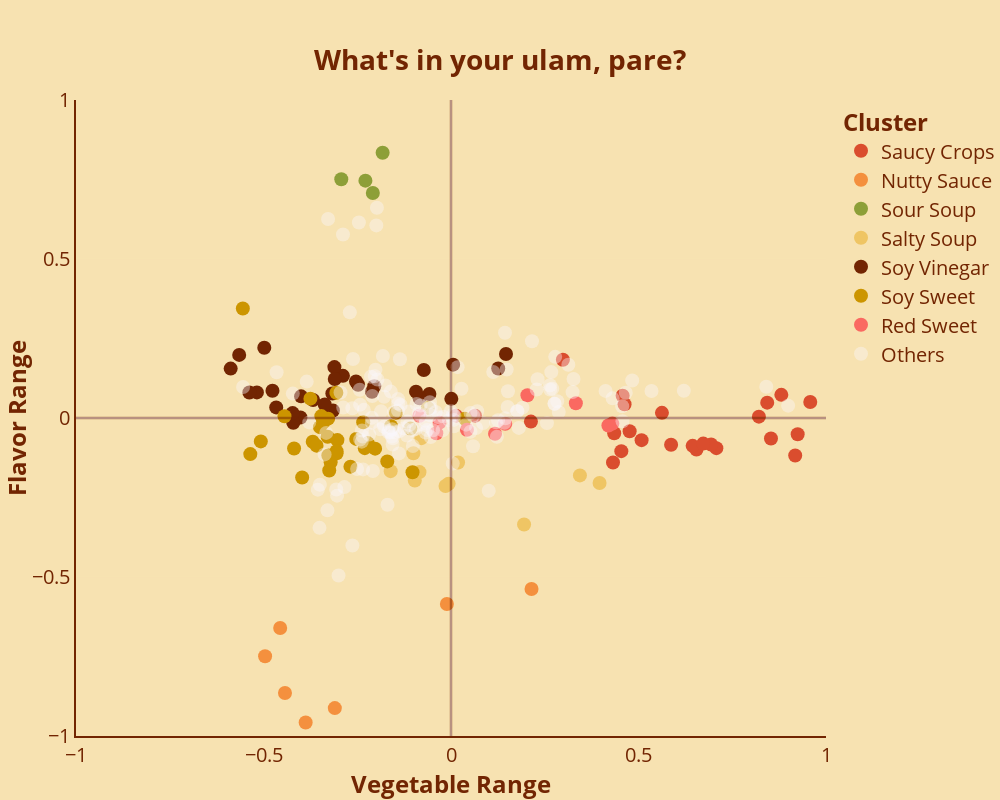

The notebook cell this image was saved under:
### Code cell
data = X_new_df
x = 'SV2'
y = 'SV5'
c = 'cluster_names'
tooltip = ['Dish Name']
y_ref = 0
x_ref = 0

fig = px.scatter(data.sort_values('cluster_names'),
                 x=x,
                 y=y,
                 color=c,
                 hover_data=tooltip,
                 labels={
                     x: '<b>Vegetable Range</b>',
                     y: '<b>Flavor Range</b>',
                     c: '<b>Cluster</b>',
                     'Dish Name': '<b>Dish Name</b>'},
                 color_discrete_map=cmap,
                 width=1000, height=800)
fig.update_traces(marker={'size': 14})
fig.for_each_trace(lambda t: t.update(textfont_color='#99D072',
                                       textposition='top right'))
fig.add_shape(
    yref='y',
    y0=y_ref,
    y1=y_ref,   # adding a horizontal line at Y = 1
    xref='paper',
    x0=0,
    x1=1,
    line=dict(
        color='rgba(114, 37, 2, 0.5)',
        width=2.5)
)
fig.add_shape(
    type='line',
    yref='paper',
    y0=0,
    y1=1,
    xref='x',
    x0=x_ref,
    x1=x_ref,
    line=dict(
        color='rgba(114, 37, 2, 0.5)',
        width=2.5)
)
fig.update_layout(
    title={'text': f"<b>What's in your ulam, pare?</b>",
           'xanchor': 'center',
           'yanchor': 'top',
           'x': 0.5},
    margin=dict(l=0, r=0, t=100, b=0),
    font={'size': 20, 'color': '#722502'},
    plot_bgcolor='#F7E2B1',
    xaxis_range=[-1, 1],
    yaxis_range=[-1, 1],
    paper_bgcolor='#F7E2B1'
)
fig.update_xaxes(showline=True, linewidth=2, linecolor='#722502', gridcolor='#F7E2B1')
fig.update_yaxes(showline=True, linewidth=2, linecolor='#722502', gridcolor='#F7E2B1')
fig.show()

### Figure 1 — Plotly figure (JSON) as saved in the notebook; plotly's stock layout.template omitted (floating-point values rounded to 4 significant figures; data arrays with more than 128 entries replaced by an {"elided": "..."} marker saying what was removed)
{"data": [{"customdata": [["Sinarsahang Manok"], ["Pork Menudo with Ham Recipe"], ["Afritadang Baboy Recipe"], ["Special Pork Kaldereta"], ["Calderetang Baboy Recipe"], ["Spicy Pork Kaldereta"], ["Pork Kaldereta sa Gata"], ["Healthy Chicken Menudo"], ["Pinoy Pork and Chicken Curry"], ["Spareribs Kaldereta"], ["Pork Menudo sa Gata"], ["Pork Caldereta Recipe"], ["Chicken Afritada with Bell Pepper"], ["Special Chicken Embutido Recipe (Filipino Chicken Meatloaf)"], ["Chicken Curry"], ["Sarciadong Manok"], ["Chicken Caldereta"], ["Pork Mechado Recipe"], ["KBL (Kadyos, Baboy, at Langka) Recipe"], ["Pinoy Chicken Curry Recipe"], ["How To Cook Beef Kaldereta"], ["Beef Kaldereta sa Gata with Peanut Butter"], ["Beef Kaldereta Recipe"], ["Pininyahang Manok sa Gata (Pineapple Chicken in Coconut Milk)"], ["Mechadong Baka Recipe"], ["Chicken Igado"], ["Pineapple Chicken Afritada"]], "hovertemplate": "<b>Cluster</b>=Saucy Crops<br><b>Vegetable Range</b>=%{x}<br><b>Flavor Range</b>=%{y}<br><b>Dish Name</b>=%{customdata[0]}<extra></extra>", "legendgroup": "Saucy Crops", "marker": {"color": "#DA4D2E", "size": 14, "symbol": "circle"}, "mode": "markers", "name": "Saucy Crops", "orientation": "v", "showlegend": true, "textfont": {"color": "#99D072"}, "textposition": "top right", "type": "scatter", "x": [0.4628, 0.7076, 0.5082, 0.6546, 0.5869, 0.4352, 0.8211, 0.8533, 0.6936, 0.6443, 0.4764, 0.9179, 0.8433, 0.8809, 0.4577, 0.2983, 1.325, 0.432, 0.01324, 0.5625, 0.6727, 0.4542, 0.9245, 1.2, 0.0641, 0.2131, 0.9581], "xaxis": "x", "y": [0.04344, -0.09478, -0.06972, -0.09891, -0.08398, -0.04774, 0.004236, -0.06469, -0.0835, -0.08753, -0.04153, -0.1179, 0.04832, 0.0728, 0.06994, 0.1831, 0.04268, -0.1398, 0.00745, 0.01613, -0.08047, -0.1043, -0.05128, 0.0303, 0.006982, -0.01124, 0.05011], "yaxis": "y"}, {"customdata": [["Beef Short Rib Kare Kare"], ["Crispy Kare-kare Recipe"], ["How To Make Pata Kare-Kare"], ["Oxtail Kare-Kare Recipe"], ["How to Cook Chicken Kare-Kare sa Gata"], ["Pork Kare Kare Recipe"], ["Bulalo Kare-kare"], ["Chicken Kare Kare Recipe"]], "hovertemplate": "<b>Cluster</b>=Nutty Sauce<br><b>Vegetable Range</b>=%{x}<br><b>Flavor Range</b>=%{y}<br><b>Dish Name</b>=%{customdata[0]}<extra></extra>", "legendgroup": "Nutty Sauce", "marker": {"color": "#F4903E", "size": 14, "symbol": "circle"}, "mode": "markers", "name": "Nutty Sauce", "orientation": "v", "showlegend": true, "textfont": {"color": "#99D072"}, "textposition": "top right", "type": "scatter", "x": [-0.3098, -0.599, -0.4555, -0.3876, -0.01093, -0.4958, -0.4427, 0.2147], "xaxis": "x", "y": [-0.9122, -1.173, -0.6606, -0.9575, -0.5848, -0.749, -0.865, -0.5378], "yaxis": "y"}, {"customdata": [["Sinigang na Buntot ng Baboy with Gabi"], ["Sinigang na Pata with Gabi"], ["Corned Beef Sinigang"], ["Beef Ribs Sinigang"], ["Beef Short Rib Sinigang Na May Pakwan"], ["Pork Chop Sinigang"], ["Sinigang na Lechon"], ["Sinigang"]], "hovertemplate": "<b>Cluster</b>=Sour Soup<br><b>Vegetable Range</b>=%{x}<br><b>Flavor Range</b>=%{y}<br><b>Dish Name</b>=%{customdata[0]}<extra></extra>", "legendgroup": "Sour Soup", "marker": {"color": "#8D9F38", "size": 14, "symbol": "circle"}, "mode": "markers", "name": "Sour Soup", "orientation": "v", "showlegend": true, "textfont": {"color": "#99D072"}, "textposition": "top right", "type": "scatter", "x": [-0.2926, -0.3429, -0.3321, -0.319, -0.1823, -0.2828, -0.2282, -0.2084], "xaxis": "x", "y": [0.7506, 1.163, 1.261, 1.165, 0.834, 1.044, 0.7463, 0.7076], "yaxis": "y"}, {"customdata": [["Dinaldalem Recipe (Igado – Liver and Pork Adobo)"], ["Pork Pochero Recipe"], ["Pata Pochero"], ["Pocherong Baka Recipe"], ["Pochero with Pork and Beans"], ["Pocherong Baboy Recipe"], ["Nilagang Baka Recipe"], ["Chicken Pochero"], ["Pochero Recipe"], ["Nilagang Manok"], ["Puchero Bulalo Recipe (Beef Shank Pochero)"]], "hovertemplate": "<b>Cluster</b>=Salty Soup<br><b>Vegetable Range</b>=%{x}<br><b>Flavor Range</b>=%{y}<br><b>Dish Name</b>=%{customdata[0]}<extra></extra>", "legendgroup": "Salty Soup", "marker": {"color": "#EFC564", "size": 14, "symbol": "circle"}, "mode": "markers", "name": "Salty Soup", "orientation": "v", "showlegend": true, "textfont": {"color": "#99D072"}, "textposition": "top right", "type": "scatter", "x": [-0.07881, -0.08405, -0.1004, -0.006336, -0.1609, -0.09656, 0.1948, 0.3962, 0.01882, 0.3438, -0.01462], "xaxis": "x", "y": [-0.06335, -0.1702, -0.111, -0.2068, -0.1672, -0.1968, -0.335, -0.2044, -0.1398, -0.1806, -0.2137], "yaxis": "y"}, {"customdata": [["Lechon Kawali"], ["Crispy Pata"], ["Pata Paksiw Recipe"], ["Lechon Belly Pork Adobo Recipe"], ["Lechon Paksiw Recipe"], ["Crispy Tenga Recipe (Crispy Pig Ears)"], ["Basic Pork Adobo Recipe"], ["Adobong Baboy sa Gata (Pork Adobo in Coconut Milk)"], ["Chicken Adobong Puti"], ["Crispy Bagbagis (Crispy Deep Fried Pork Intestine)"], ["Sprite Pork Adobo Recipe"], ["Easy Lechon Paksiw"], ["Lechon Carajay Recipe"], ["Paksiw na Lechon Kawali"], ["Chicken Paksiw Recipe"], ["Crispy Dinakdakan Recipe"], ["Easy Chicken Adobo Recipe"], ["Filipino Chicken Adobo Recipe"], ["Crispy Pork Belly Chicharon"], ["Crispy Pata Recipe"], ["Lechon Kawali Recipe"], ["Pork and Chicken Adobo Recipe"], ["Adobong Manok sa Gata"], ["Chicken Adobo sa Gata"], ["Killer Chicken Adobo"], ["Ketchup Fried Chicken"], ["Beef Asado Recipe"], ["How To Cook Super Crispy Lechon Kawali"], ["Sous Vide Chicken Adobo"], ["Extremely Spicy Pork Adobo na Tuyo"], ["How to Cook Pork Bagnet"]], "hovertemplate": "<b>Cluster</b>=Soy Vinegar<br><b>Vegetable Range</b>=%{x}<br><b>Flavor Range</b>=%{y}<br><b>Dish Name</b>=%{customdata[0]}<extra></extra>", "legendgroup": "Soy Vinegar", "marker": {"color": "#722502", "size": 14, "symbol": "circle"}, "mode": "markers", "name": "Soy Vinegar", "orientation": "v", "showlegend": true, "textfont": {"color": "#99D072"}, "textposition": "top right", "type": "scatter", "x": [-0.2882, -0.5176, -0.4661, -0.3149, -0.5377, -0.3998, -0.4014, -0.4206, -0.05761, -0.2477, -0.4223, -0.3678, -0.4761, -0.3164, -0.08371, -0.5649, 0.005708, 0.000917, -0.3109, -0.4979, -0.2533, -0.2046, -0.0933, 0.1259, 0.1467, -0.338, -0.3368, -0.3099, -0.07248, -0.5875, -0.2108], "xaxis": "x", "y": [0.1326, 0.08052, 0.03328, 0.02368, 0.08018, 0.06809, 0.001697, -0.01481, 0.07558, 0.1044, 0.01545, 0.05675, 0.08555, 0.07698, 0.06194, 0.1985, 0.1678, 0.06018, 0.1601, 0.2211, 0.1148, 0.1002, 0.08287, 0.1558, 0.2015, 0.009864, 0.04237, 0.1227, 0.1508, 0.1554, 0.08269], "yaxis": "y"}, {"customdata": [["Pork Barbecue"], ["Pork Estofado Recipe"], ["Pork Adobo"], ["Sweet Pata Asado"], ["Spicy Tokwat Baboy Recipe"], ["Coke Pork Adobo"], ["Lechon Belly Roll"], ["Sinantomas"], ["Filipino Fried Pork Chop Recipe with Tomato and Salted Egg"], ["Easy Liempo Inihaw"], ["Root Beer Pork Steak"], ["Pork Adobo with Tokwa and Tausi and Garlic Fried Rice Adobo"], ["Liempo Estofado Recipe"], ["Rellenong Talong Recipe (Stuffed Eggplant)"], ["Tokwa at Baboy Humba (Pork Humba with Tofu)"], ["Hamonadong Baboy"], ["Estofadong Baboy Recipe"], ["Pork Menudo sa Gata Recipe"], ["7up Chicken Asado"], ["Pork Pata Humba Recipe"], ["Filipino Style Pork BBQ"], ["Pork Adobo with Sitaw Recipe"], ["Grilled Pork Belly with Garlic Fried Rice and Fried Egg – Liempo Sinangag Itlog"], ["How to Cook Humba (Bisaya Version)"], ["Chicken Molo Soup Recipe"], ["Chicken Barbecue"], ["Crispy Lechon Belly Recipe"], ["Pata Estofado"], ["Chicken Adobo with Egg"], ["Pata Tim Recipe"], ["Coca Cola Beef Tapa"], ["How to Cook Crispy Pork Knuckles"], ["Ampalaya con Carne Recipe"], ["Humba Recipe"]], "hovertemplate": "<b>Cluster</b>=Soy Sweet<br><b>Vegetable Range</b>=%{x}<br><b>Flavor Range</b>=%{y}<br><b>Dish Name</b>=%{customdata[0]}<extra></extra>", "legendgroup": "Soy Sweet", "marker": {"color": "#cc9500", "size": 14, "symbol": "circle"}, "mode": "markers", "name": "Soy Sweet", "orientation": "v", "showlegend": true, "textfont": {"color": "#99D072"}, "textposition": "top right", "type": "scatter", "x": [-0.3272, -0.06173, -0.3057, -0.3029, -0.5551, -0.444, -0.5072, -0.329, -0.2681, -0.2299, -0.2527, -0.5352, -0.1083, -0.3687, -0.3052, -0.3585, -0.305, 0.03704, -0.3277, -0.4185, -0.3494, -0.2222, -0.2024, -0.3969, -0.1026, -0.1468, -0.3458, -0.3417, -0.2342, -0.3209, -0.1599, -0.3749, -0.17, -0.3247], "xaxis": "x", "y": [-0.118, 0.03106, 0.07936, -0.06951, 0.3441, 0.00573, -0.07351, -0.05898, -0.1529, -0.09485, -0.06569, -0.1136, -0.03331, -0.07479, -0.1046, -0.08694, -0.1112, -0.002154, -0.001991, -0.09578, -0.02883, -0.07889, -0.09642, -0.1869, -0.1706, 0.01626, 0.006035, -0.01539, -0.01323, -0.1391, -0.02574, 0.06083, -0.1364, -0.1649], "yaxis": "y"}, {"customdata": [["Christmas Chicken and Ham Macaroni Salad"], ["Filipino Style Spaghetti Recipe"], ["Pinoy Style Chicken Macaroni Salad"], ["Meaty Spaghetti"], ["Pork Menudo Recipe"], ["How to Cook Embutido"], ["Filipino Pork Menudo Recipe"], ["Pork Embutido (Steamed Filipino Meatloaf)"], ["Morcon Recipe"], ["Fiesta Menudo"]], "hovertemplate": "<b>Cluster</b>=Red Sweet<br><b>Vegetable Range</b>=%{x}<br><b>Flavor Range</b>=%{y}<br><b>Dish Name</b>=%{customdata[0]}<extra></extra>", "legendgroup": "Red Sweet", "marker": {"color": "#FA6961", "size": 14, "symbol": "circle"}, "mode": "markers", "name": "Red Sweet", "orientation": "v", "showlegend": true, "textfont": {"color": "#99D072"}, "textposition": "top right", "type": "scatter", "x": [0.2038, -0.03086, 0.333, -0.08406, -0.03923, 0.4303, 0.04241, 0.4198, 0.1446, 0.1174], "xaxis": "x", "y": [0.07168, -0.01457, 0.0462, 0.007056, -0.04798, -0.01765, -0.03703, -0.02377, -0.01795, -0.04932], "yaxis": "y"}, {"customdata": {"elided": "153x1 str values"}, "hovertemplate": "<b>Cluster</b>=Others<br><b>Vegetable Range</b>=%{x}<br><b>Flavor Range</b>=%{y}<br><b>Dish Name</b>=%{customdata[0]}<extra></extra>", "legendgroup": "Others", "marker": {"color": "rgba(249, 248, 252, 0.4)", "size": 14, "symbol": "circle"}, "mode": "markers", "name": "Others", "orientation": "v", "showlegend": true, "textfont": {"color": "#99D072"}, "textposition": "top right", "type": "scatter", "x": {"elided": "153 float values"}, "xaxis": "x", "y": {"elided": "153 float values"}, "yaxis": "y"}], "layout": {"font": {"color": "#722502", "size": 20}, "height": 800, "legend": {"title": {"text": "<b>Cluster</b>"}, "tracegroupgap": 0}, "margin": {"b": 0, "l": 0, "r": 0, "t": 100}, "paper_bgcolor": "#F7E2B1", "plot_bgcolor": "#F7E2B1", "shapes": [{"line": {"color": "rgba(114, 37, 2, 0.5)", "width": 2.5}, "x0": 0, "x1": 1, "xref": "paper", "y0": 0, "y1": 0, "yref": "y"}, {"line": {"color": "rgba(114, 37, 2, 0.5)", "width": 2.5}, "type": "line", "x0": 0, "x1": 0, "xref": "x", "y0": 0, "y1": 1, "yref": "paper"}], "title": {"text": "<b>What's in your ulam, pare?</b>", "x": 0.5, "xanchor": "center", "yanchor": "top"}, "width": 1000, "xaxis": {"anchor": "y", "domain": [0, 1], "gridcolor": "#F7E2B1", "linecolor": "#722502", "linewidth": 2, "range": [-1, 1], "showline": true, "title": {"text": "<b>Vegetable Range</b>"}}, "yaxis": {"anchor": "x", "domain": [0, 1], "gridcolor": "#F7E2B1", "linecolor": "#722502", "linewidth": 2, "range": [-1, 1], "showline": true, "title": {"text": "<b>Flavor Range</b>"}}}}
